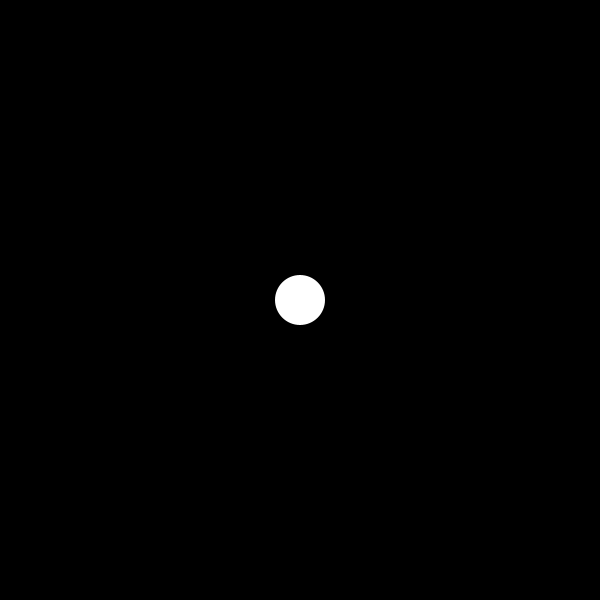
Frame 1 (no input)
Frame 60 (the mouse pressed at the canvas centre just before this capture): identical to frame 1, image omitted
Frame 120 (the mouse held since frame 60 and released just before this capture): identical to frame 1, image omitted

The Processing sketch that drew this single still picture (run headless with seeded random() and noise(); from frame 60 on, the mouse is pressed at the canvas centre):

// Processing sketch: CirculoEmMovimento
// ── CirculoEmMovimento.pde
int bx, by;
int raio;

void setup(){
  size(600, 600);
  bx = width/2;
  by = height/2;
  raio = 25;
  noStroke();
}

void draw(){
  background(0);
  ellipse(bx, by, 2 * raio, 2 * raio);
}

void keyPressed(){
  if(keyCode == LEFT && bx > raio) bx= bx - 25; 
  if(keyCode == RIGHT && bx < (width - raio)) bx= bx + 25; 
  if(keyCode == UP && by > raio) by= by - 25; 
  if(keyCode == DOWN && by < (height - raio)) by= by + 25; 
}
